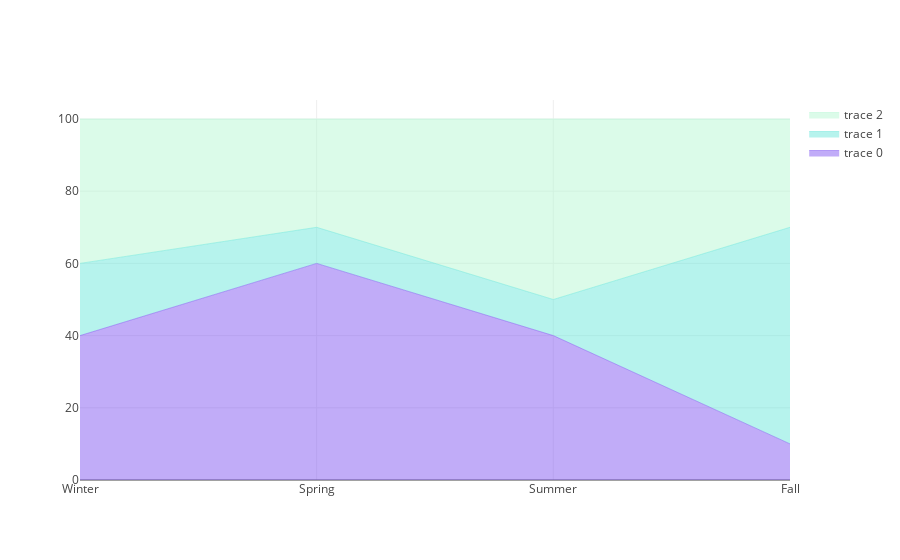

Write notebook code for a chart like this one.
### Markdown cell above
# Stacked Area Chart

### Code cell
import plotly.graph_objs as go

# Add original data
x=['Winter', 'Spring', 'Summer', 'Fall']

trace0 = dict(
    x=x,
    y=[40, 60, 40, 10],
    hoverinfo='x+y',
    mode='lines',
    line=dict(width=0.5,
              color='rgb(131, 90, 241)'),
    stackgroup='one'
)
trace1 = dict(
    x=x,
    y=[20, 10, 10, 60],
    hoverinfo='x+y',
    mode='lines',
    line=dict(width=0.5,
              color='rgb(111, 231, 219)'),
    stackgroup='one'
)
trace2 = dict(
    x=x,
    y=[40, 30, 50, 30],
    hoverinfo='x+y',
    mode='lines',
    line=dict(width=0.5,
              color='rgb(184, 247, 212)'),
    stackgroup='one'
)
data = [trace0, trace1, trace2]

fig = dict(data=data)
pyo.iplot(fig, filename='stacked-area-plot-hover', validate=False)

### Figure 1 — Plotly figure (JSON) as saved in the notebook; plotly's stock layout.template omitted (floating-point values rounded to 4 significant figures)
{"data": [{"hoverinfo": "x+y", "line": {"color": "rgb(131, 90, 241)", "width": 0.5}, "mode": "lines", "stackgroup": "one", "x": ["Winter", "Spring", "Summer", "Fall"], "y": [40, 60, 40, 10]}, {"hoverinfo": "x+y", "line": {"color": "rgb(111, 231, 219)", "width": 0.5}, "mode": "lines", "stackgroup": "one", "x": ["Winter", "Spring", "Summer", "Fall"], "y": [20, 10, 10, 60]}, {"hoverinfo": "x+y", "line": {"color": "rgb(184, 247, 212)", "width": 0.5}, "mode": "lines", "stackgroup": "one", "x": ["Winter", "Spring", "Summer", "Fall"], "y": [40, 30, 50, 30]}], "layout": {}}
